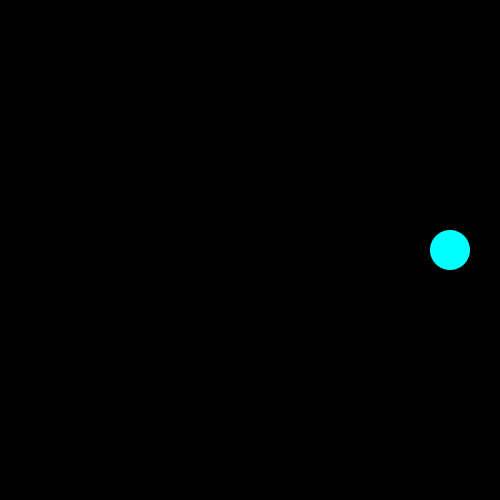
Frame 1 (no input)
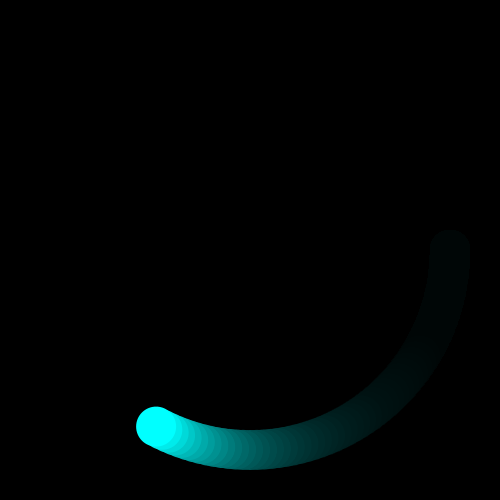
Frame 60 (the mouse pressed at the canvas centre just before this capture)
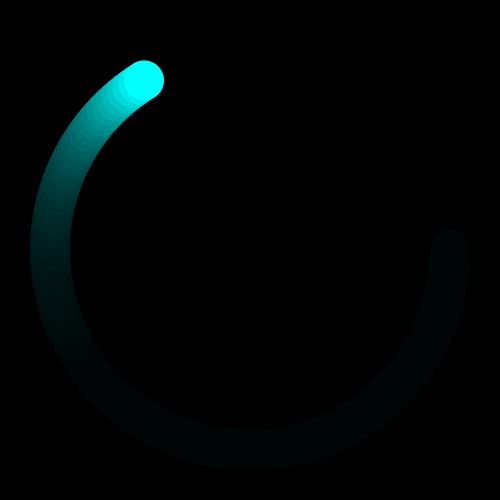
Frame 120 (the mouse held since frame 60 and released just before this capture)

The Processing sketch that drew these frames (run headless with seeded random() and noise(); from frame 60 on, the mouse is pressed at the canvas centre):

// Processing sketch: sketch_191023d
// ── sketch_191023d.pde
//X座標
float posX;
//Y座標
float posY;
//速度
float speed;
//角度を保存する変数
float theta;
//極座標の為の半径
float radius;

void setup(){
  size(500,500);
  background(0);
  //初期値は画面の中央
  posX = width/2;
  posY = height/2;
  speed = 2.0;
  theta = 0;
  radius = 200;
}

void draw(){
  //background(0);
  fill(0,20);
  rect(0,0,width,height);
  
  //画面の起点を中央に変更
  translate(width/2,height/2);
  
  //線なし
  noStroke();
  //塗り
  fill(0,255,255);
  
  // 三角関数は -1 ~ +1の間の値を返す
  float posY = radius * sin(radians(theta));
  float posX = radius * cos(radians(theta));
  println(posY);
 
  //円を描画
  ellipse(posX,posY,40,40);
  
  //角度を2度ずつ増やす
  theta = theta + 2;
  
  //もしthetaが360度を超えたら
  if(theta > 360){
    theta = 0;
  }
}
